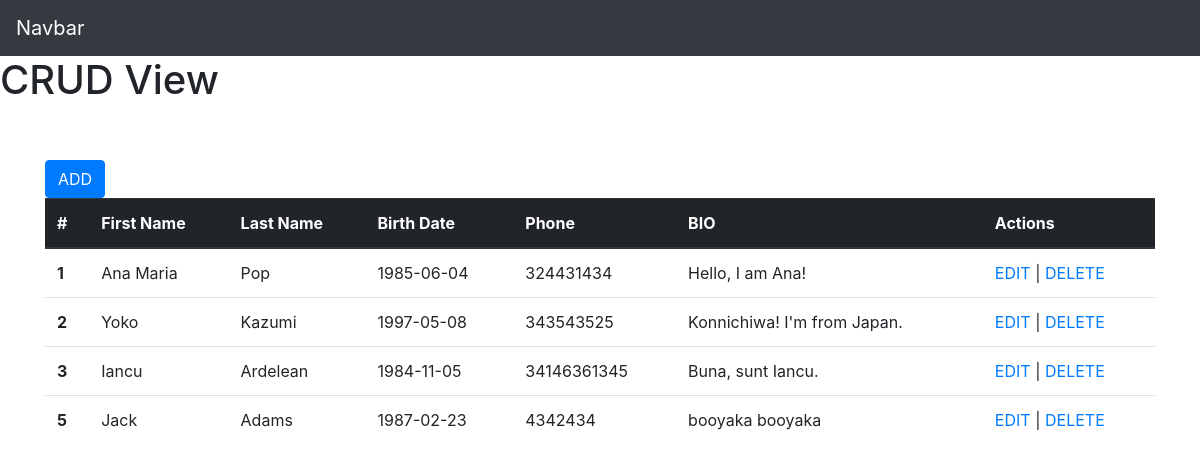
The page / on the database its author committed.
### tables this page shows
CREATE TABLE `persons` (
  `id` int(11) NOT NULL,
  `firstname` varchar(30) NOT NULL,
  `lastname` varchar(30) NOT NULL,
  `birth_date` date NOT NULL,
  `phone` varchar(255) NOT NULL,
  `bio` varchar(255) NOT NULL
);

### application/controllers/CRUDController.php (called while the page is built, shortened)
<?php
class CRUDController extends CI_Controller {
    public function __construct()
    {
        $this->load->model('CRUD_model');
    }
	public function index()
	{
        $data['result'] = $this->CRUD_model->getAllData();
		$this->load->view('crud_view',$data);
    }
}

### index.php (called while the page is built, shortened)
<?php
require_once BASEPATH.'core/CodeIgniter.php';

### application/models/CRUD_model.php (called while the page is built, shortened)
<?php
class CRUD_model extends CI_Model {
    public function getAllData()
    {
        $query = $this->db->query('SELECT * FROM persons');
        return $query->result();
    }
}

### application/views/crud_view.php (the view, shortened to what this page needs)
<!DOCTYPE html>
<html lang="en">
<head>
    <link rel="stylesheet" href="https://stackpath.bootstrapcdn.com/bootstrap/4.1.3/css/bootstrap.min.css">
</head>
<body>
    <nav class="navbar navbar-dark bg-dark">
        <a class="navbar-brand" href="#">Navbar</a>
    </nav>
    <h1>CRUD View</h1>
    <br>
    <br>
    <div class="container">
        <button type="button" class="btn btn-primary" data-toggle="modal" data-target="#exampleModal">
        ADD
        </button>
        <table class="table">
            <thead class="thead-dark">
                <tr>
                    <th scope="col">#</th>
                    <th scope="col">First Name</th>
                    <th scope="col">Last Name</th>
                    <th scope="col">Birth Date</th>
                    <th scope="col">Phone</th>
                    <th scope="col">BIO</th>
                    <th scope="col">Actions</th>
                </tr>
            </thead>
            <tbody>
                <?php foreach($result as $info): ?>
                <tr>
                    <th scope="row"><?php echo $info->id;?></th>
                    <td><?php echo $info->firstname;?></td>
                    <td><?php echo $info->lastname;?></td>
                    <td><?php echo $info->birth_date;?></td>
                    <td><?php echo $info->phone;?></td>
                    <td><?php echo $info->bio;?></td>
                    <td><a href="<?php echo site_url('crudcontroller/edit'); ?>/<?php echo $info->id; ?>">EDIT</a> | <a href="<?php echo site_url('crudcontroller/delete'); ?>/<?php echo $info->id; ?>">DELETE</a></td>
                </tr>
                <?php endforeach;?>
            </tbody>
        </table>
    </div>
</body>
</html>

### rows shown on the page
persons: id "1", firstname "Ana Maria", lastname "Pop", birth_date "1985-06-04", phone "324431434", bio "Hello, I am Ana!"
persons: id "2", firstname "Yoko", lastname "Kazumi", birth_date "1997-05-08", phone "343543525", bio "Konnichiwa! I'm from Japan."
persons: id "3", firstname "Iancu", lastname "Ardelean", birth_date "1984-11-05", phone "34146361345", bio "Buna, sunt Iancu."
persons: id "5", firstname "Jack", lastname "Adams", birth_date "1987-02-23", phone "4342434", bio "booyaka booyaka"
